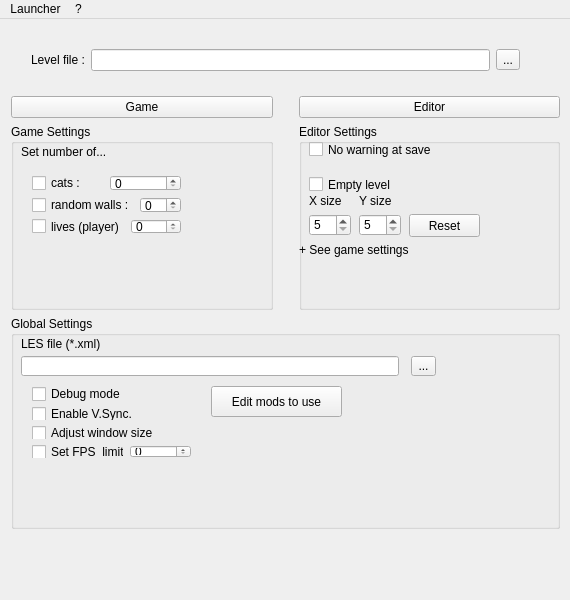
<?xml version="1.0" encoding="UTF-8"?>
<ui version="4.0">
 <class>MainWindow</class>
 <widget class="QMainWindow" name="MainWindow">
  <property name="geometry">
   <rect>
    <x>0</x>
    <y>0</y>
    <width>570</width>
    <height>600</height>
   </rect>
  </property>
  <property name="windowTitle">
   <string>Open Rodent's Revenge - Official Launcher</string>
  </property>
  <property name="windowIcon">
   <iconset resource="resources.qrc">
    <normaloff>:/icon</normaloff>:/icon</iconset>
  </property>
  <widget class="QWidget" name="mainWidget">
   <widget class="QWidget" name="layoutWidget">
    <property name="geometry">
     <rect>
      <x>0</x>
      <y>0</y>
      <width>571</width>
      <height>521</height>
     </rect>
    </property>
    <layout class="QVBoxLayout" name="mainLayout">
     <item>
      <layout class="QHBoxLayout" name="horizontalLayout">
       <item>
        <spacer name="verticalSpacer">
         <property name="orientation">
          <enum>Qt::Vertical</enum>
         </property>
         <property name="sizeType">
          <enum>QSizePolicy::Fixed</enum>
         </property>
         <property name="sizeHint" stdset="0">
          <size>
           <width>20</width>
           <height>60</height>
          </size>
         </property>
        </spacer>
       </item>
       <item>
        <widget class="QLabel" name="label_2">
         <property name="text">
          <string>Level file :</string>
         </property>
        </widget>
       </item>
       <item>
        <widget class="QLineEdit" name="browseEdit"/>
       </item>
       <item>
        <widget class="QToolButton" name="browseButton">
         <property name="text">
          <string>...</string>
         </property>
        </widget>
       </item>
       <item>
        <spacer name="horizontalSpacer_4">
         <property name="orientation">
          <enum>Qt::Horizontal</enum>
         </property>
         <property name="sizeType">
          <enum>QSizePolicy::Fixed</enum>
         </property>
         <property name="sizeHint" stdset="0">
          <size>
           <width>40</width>
           <height>20</height>
          </size>
         </property>
        </spacer>
       </item>
      </layout>
     </item>
     <item>
      <layout class="QGridLayout" name="gridLayout_2">
       <item row="0" column="2">
        <widget class="QPushButton" name="editorButton">
         <property name="text">
          <string>Editor</string>
         </property>
        </widget>
       </item>
       <item row="0" column="0">
        <widget class="QPushButton" name="gameButton">
         <property name="text">
          <string>Game</string>
         </property>
        </widget>
       </item>
       <item row="1" column="0">
        <widget class="QGroupBox" name="groupBox">
         <property name="title">
          <string>Game Settings</string>
         </property>
         <widget class="QLabel" name="label_3">
          <property name="geometry">
           <rect>
            <x>10</x>
            <y>20</y>
            <width>121</width>
            <height>16</height>
           </rect>
          </property>
          <property name="text">
           <string>Set number of...</string>
          </property>
         </widget>
         <widget class="QWidget" name="layoutWidget">
          <property name="geometry">
           <rect>
            <x>10</x>
            <y>40</y>
            <width>171</width>
            <height>81</height>
           </rect>
          </property>
          <layout class="QVBoxLayout" name="verticalLayout">
           <item>
            <layout class="QHBoxLayout" name="horizontalLayout_2">
             <item>
              <widget class="QCheckBox" name="defineCatsNumberBox">
               <property name="text">
                <string>cats :</string>
               </property>
              </widget>
             </item>
             <item>
              <widget class="QSpinBox" name="numberOfCatsSpinBox">
               <property name="suffix">
                <string notr="true"/>
               </property>
               <property name="prefix">
                <string/>
               </property>
               <property name="maximum">
                <number>999</number>
               </property>
              </widget>
             </item>
            </layout>
           </item>
           <item>
            <layout class="QHBoxLayout" name="horizontalLayout_3">
             <item>
              <widget class="QCheckBox" name="defineRWNumberBox">
               <property name="text">
                <string>random walls :</string>
               </property>
              </widget>
             </item>
             <item>
              <widget class="QSpinBox" name="numberOfRWSpinBox">
               <property name="suffix">
                <string notr="true"/>
               </property>
               <property name="prefix">
                <string/>
               </property>
               <property name="maximum">
                <number>15</number>
               </property>
              </widget>
             </item>
            </layout>
           </item>
           <item>
            <layout class="QHBoxLayout" name="horizontalLayout_4">
             <item>
              <widget class="QCheckBox" name="defineLivesNumberBox">
               <property name="text">
                <string>lives (player)</string>
               </property>
              </widget>
             </item>
             <item>
              <widget class="QSpinBox" name="numberOfLivesSpinBox">
               <property name="suffix">
                <string notr="true"/>
               </property>
               <property name="prefix">
                <string/>
               </property>
               <property name="maximum">
                <number>999</number>
               </property>
              </widget>
             </item>
            </layout>
           </item>
          </layout>
         </widget>
        </widget>
       </item>
       <item row="1" column="1">
        <spacer name="verticalSpacer_2">
         <property name="orientation">
          <enum>Qt::Vertical</enum>
         </property>
         <property name="sizeType">
          <enum>QSizePolicy::Fixed</enum>
         </property>
         <property name="sizeHint" stdset="0">
          <size>
           <width>20</width>
           <height>130</height>
          </size>
         </property>
        </spacer>
       </item>
       <item row="1" column="2">
        <widget class="QGroupBox" name="groupBox_2">
         <property name="title">
          <string>Editor Settings</string>
         </property>
         <widget class="QCheckBox" name="emptyLevelBox">
          <property name="geometry">
           <rect>
            <x>10</x>
            <y>50</y>
            <width>111</width>
            <height>21</height>
           </rect>
          </property>
          <property name="text">
           <string>Empty level</string>
          </property>
         </widget>
         <widget class="QSpinBox" name="levelXSpinBox">
          <property name="geometry">
           <rect>
            <x>10</x>
            <y>90</y>
            <width>42</width>
            <height>22</height>
           </rect>
          </property>
          <property name="toolTip">
           <string>Horizontal size (width)</string>
          </property>
          <property name="minimum">
           <number>5</number>
          </property>
          <property name="maximum">
           <number>999</number>
          </property>
         </widget>
         <widget class="QSpinBox" name="levelYSpinBox">
          <property name="geometry">
           <rect>
            <x>60</x>
            <y>90</y>
            <width>42</width>
            <height>22</height>
           </rect>
          </property>
          <property name="toolTip">
           <string>Vertical size (height)</string>
          </property>
          <property name="minimum">
           <number>5</number>
          </property>
          <property name="maximum">
           <number>999</number>
          </property>
         </widget>
         <widget class="QLabel" name="label_4">
          <property name="geometry">
           <rect>
            <x>10</x>
            <y>70</y>
            <width>46</width>
            <height>13</height>
           </rect>
          </property>
          <property name="text">
           <string>X size</string>
          </property>
         </widget>
         <widget class="QLabel" name="label_5">
          <property name="geometry">
           <rect>
            <x>60</x>
            <y>70</y>
            <width>46</width>
            <height>13</height>
           </rect>
          </property>
          <property name="text">
           <string>Y size</string>
          </property>
         </widget>
         <widget class="QCheckBox" name="noWarningAtSave">
          <property name="geometry">
           <rect>
            <x>10</x>
            <y>0</y>
            <width>261</width>
            <height>51</height>
           </rect>
          </property>
          <property name="toolTip">
           <string>WARNING : can be dangerous, caution when it is enabled</string>
          </property>
          <property name="text">
           <string>No warning at save</string>
          </property>
          <property name="icon">
           <iconset resource="resources.qrc">
            <normaloff>:/warning</normaloff>:/warning</iconset>
          </property>
          <property name="iconSize">
           <size>
            <width>16</width>
            <height>13</height>
           </size>
          </property>
         </widget>
         <widget class="QLabel" name="label_6">
          <property name="geometry">
           <rect>
            <x>0</x>
            <y>110</y>
            <width>151</width>
            <height>31</height>
           </rect>
          </property>
          <property name="text">
           <string>+ See game settings</string>
          </property>
         </widget>
         <widget class="QPushButton" name="resetButton">
          <property name="geometry">
           <rect>
            <x>110</x>
            <y>90</y>
            <width>71</width>
            <height>23</height>
           </rect>
          </property>
          <property name="text">
           <string>Reset</string>
          </property>
         </widget>
        </widget>
       </item>
      </layout>
     </item>
     <item>
      <widget class="QGroupBox" name="groupBox_3">
       <property name="title">
        <string>Global Settings</string>
       </property>
       <widget class="QLineEdit" name="browseLesEdit">
        <property name="geometry">
         <rect>
          <x>10</x>
          <y>40</y>
          <width>378</width>
          <height>20</height>
         </rect>
        </property>
       </widget>
       <widget class="QToolButton" name="browseLesButton">
        <property name="geometry">
         <rect>
          <x>400</x>
          <y>40</y>
          <width>25</width>
          <height>20</height>
         </rect>
        </property>
        <property name="text">
         <string>...</string>
        </property>
       </widget>
       <widget class="QLabel" name="label">
        <property name="geometry">
         <rect>
          <x>10</x>
          <y>20</y>
          <width>111</width>
          <height>16</height>
         </rect>
        </property>
        <property name="text">
         <string>LES file (*.xml)</string>
        </property>
       </widget>
       <widget class="QWidget" name="layoutWidget">
        <property name="geometry">
         <rect>
          <x>10</x>
          <y>60</y>
          <width>181</width>
          <height>93</height>
         </rect>
        </property>
        <layout class="QVBoxLayout" name="verticalLayout_2">
         <item>
          <widget class="QCheckBox" name="debugModeBox">
           <property name="toolTip">
            <string>FPS number will be print (F12 to toggle in game)</string>
           </property>
           <property name="text">
            <string>Debug mode</string>
           </property>
          </widget>
         </item>
         <item>
          <widget class="QCheckBox" name="enableVSyncBox">
           <property name="toolTip">
            <string>Wait for vertical synchronisation</string>
           </property>
           <property name="text">
            <string>Enable V.Sync.</string>
           </property>
          </widget>
         </item>
         <item>
          <widget class="QCheckBox" name="adjustWindowSizeBox">
           <property name="toolTip">
            <string>The window will expand to adjust to the level size (limited by screen's resolution)</string>
           </property>
           <property name="text">
            <string>Adjust window size</string>
           </property>
          </widget>
         </item>
         <item>
          <layout class="QHBoxLayout" name="horizontalLayout_5">
           <item>
            <widget class="QCheckBox" name="defineFpsLimitBox">
             <property name="toolTip">
              <string>This will limit the FPS (0 = no limit)</string>
             </property>
             <property name="text">
              <string>Set FPS  limit :</string>
             </property>
            </widget>
           </item>
           <item>
            <widget class="QSpinBox" name="fpsLimitSpinBox">
             <property name="suffix">
              <string notr="true"/>
             </property>
             <property name="prefix">
              <string/>
             </property>
             <property name="minimum">
              <number>0</number>
             </property>
             <property name="maximum">
              <number>99999</number>
             </property>
            </widget>
           </item>
          </layout>
         </item>
        </layout>
       </widget>
       <widget class="QPushButton" name="editModsButton">
        <property name="geometry">
         <rect>
          <x>200</x>
          <y>70</y>
          <width>131</width>
          <height>31</height>
         </rect>
        </property>
        <property name="text">
         <string>Edit mods to use</string>
        </property>
       </widget>
      </widget>
     </item>
    </layout>
   </widget>
  </widget>
  <widget class="QMenuBar" name="menuBar">
   <property name="geometry">
    <rect>
     <x>0</x>
     <y>0</y>
     <width>570</width>
     <height>21</height>
    </rect>
   </property>
   <widget class="QMenu" name="menuFile">
    <property name="title">
     <string>Launcher</string>
    </property>
    <widget class="QMenu" name="menuLanguage">
     <property name="title">
      <string>Language</string>
     </property>
     <addaction name="actionEnglish"/>
     <addaction name="actionFrench"/>
    </widget>
    <widget class="QMenu" name="menuGame">
     <property name="title">
      <string>Game</string>
     </property>
     <addaction name="actionLocation"/>
    </widget>
    <addaction name="menuGame"/>
    <addaction name="menuLanguage"/>
    <addaction name="separator"/>
    <addaction name="actionQuit"/>
   </widget>
   <widget class="QMenu" name="menu">
    <property name="title">
     <string>?</string>
    </property>
    <addaction name="actionAbout"/>
    <addaction name="actionAboutQt"/>
   </widget>
   <addaction name="menuFile"/>
   <addaction name="menu"/>
  </widget>
  <action name="actionQuit">
   <property name="text">
    <string>Quit</string>
   </property>
   <property name="shortcut">
    <string>Ctrl+Q</string>
   </property>
  </action>
  <action name="actionAbout">
   <property name="text">
    <string>About</string>
   </property>
  </action>
  <action name="actionAboutQt">
   <property name="text">
    <string>About Qt</string>
   </property>
  </action>
  <action name="actionFrench">
   <property name="checkable">
    <bool>true</bool>
   </property>
   <property name="text">
    <string>Français</string>
   </property>
  </action>
  <action name="actionEnglish">
   <property name="checkable">
    <bool>true</bool>
   </property>
   <property name="text">
    <string>English</string>
   </property>
  </action>
  <action name="actionLocation">
   <property name="text">
    <string>Location</string>
   </property>
  </action>
 </widget>
 <layoutdefault spacing="6" margin="11"/>
 <resources>
  <include location="resources.qrc"/>
 </resources>
 <connections>
  <connection>
   <sender>actionQuit</sender>
   <signal>triggered()</signal>
   <receiver>MainWindow</receiver>
   <slot>close()</slot>
   <hints>
    <hint type="sourcelabel">
     <x>-1</x>
     <y>-1</y>
    </hint>
    <hint type="destinationlabel">
     <x>299</x>
     <y>199</y>
    </hint>
   </hints>
  </connection>
 </connections>
</ui>
